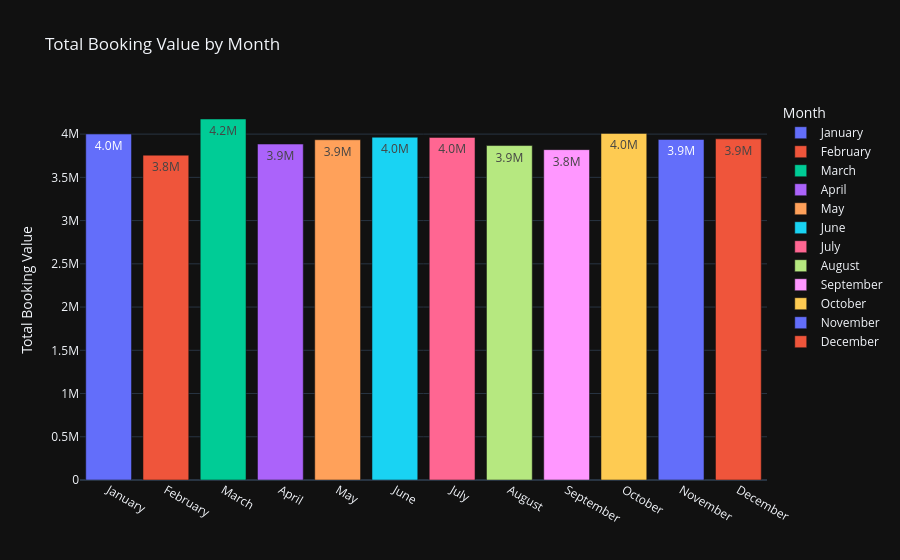

Notebook source saved alongside this figure:
### Markdown cell above
## 1- what was the revenue distribution through out the whole year?

### Code cell
completed_ride = df['Booking Status'] == 'Completed'

months_revenue = df[completed_ride].groupby('month_name', as_index=False)[['Booking Value']].sum()

months_revenue['month_name'] = pd.Categorical(
    months_revenue['month_name'],
    categories= month_order,
    ordered=True
)

months_revenue = months_revenue.sort_values('month_name')

fig = px.bar(
    months_revenue,
    x='month_name',
    y='Booking Value',
    title='Total Booking Value by Month',
    labels={
        'month_name': 'Month',
        'Booking Value': 'Total Booking Value'
    },
    text_auto='.2s',
    color='month_name',
)

fig.update_layout(
    xaxis_title=None,
    yaxis_title='Total Booking Value',
    template='plotly_dark'
)

fig.show()

### Figure 1 — Plotly figure (JSON) as saved in the notebook; plotly's stock layout.template omitted (floating-point values rounded to 4 significant figures)
{"data": [{"hovertemplate": "Month=%{x}<br>Total Booking Value=%{y}<extra></extra>", "legendgroup": "January", "marker": {"color": "#636efa", "pattern": {"shape": ""}}, "name": "January", "orientation": "v", "showlegend": true, "textposition": "auto", "texttemplate": "%{y:.2s}", "type": "bar", "x": ["January"], "xaxis": "x", "y": [4002000.0], "yaxis": "y"}, {"hovertemplate": "Month=%{x}<br>Total Booking Value=%{y}<extra></extra>", "legendgroup": "February", "marker": {"color": "#EF553B", "pattern": {"shape": ""}}, "name": "February", "orientation": "v", "showlegend": true, "textposition": "auto", "texttemplate": "%{y:.2s}", "type": "bar", "x": ["February"], "xaxis": "x", "y": [3757000.0], "yaxis": "y"}, {"hovertemplate": "Month=%{x}<br>Total Booking Value=%{y}<extra></extra>", "legendgroup": "March", "marker": {"color": "#00cc96", "pattern": {"shape": ""}}, "name": "March", "orientation": "v", "showlegend": true, "textposition": "auto", "texttemplate": "%{y:.2s}", "type": "bar", "x": ["March"], "xaxis": "x", "y": [4175000.0], "yaxis": "y"}, {"hovertemplate": "Month=%{x}<br>Total Booking Value=%{y}<extra></extra>", "legendgroup": "April", "marker": {"color": "#ab63fa", "pattern": {"shape": ""}}, "name": "April", "orientation": "v", "showlegend": true, "textposition": "auto", "texttemplate": "%{y:.2s}", "type": "bar", "x": ["April"], "xaxis": "x", "y": [3885000.0], "yaxis": "y"}, {"hovertemplate": "Month=%{x}<br>Total Booking Value=%{y}<extra></extra>", "legendgroup": "May", "marker": {"color": "#FFA15A", "pattern": {"shape": ""}}, "name": "May", "orientation": "v", "showlegend": true, "textposition": "auto", "texttemplate": "%{y:.2s}", "type": "bar", "x": ["May"], "xaxis": "x", "y": [3935000.0], "yaxis": "y"}, {"hovertemplate": "Month=%{x}<br>Total Booking Value=%{y}<extra></extra>", "legendgroup": "June", "marker": {"color": "#19d3f3", "pattern": {"shape": ""}}, "name": "June", "orientation": "v", "showlegend": true, "textposition": "auto", "texttemplate": "%{y:.2s}", "type": "bar", "x": ["June"], "xaxis": "x", "y": [3964000.0], "yaxis": "y"}, {"hovertemplate": "Month=%{x}<br>Total Booking Value=%{y}<extra></extra>", "legendgroup": "July", "marker": {"color": "#FF6692", "pattern": {"shape": ""}}, "name": "July", "orientation": "v", "showlegend": true, "textposition": "auto", "texttemplate": "%{y:.2s}", "type": "bar", "x": ["July"], "xaxis": "x", "y": [3962000.0], "yaxis": "y"}, {"hovertemplate": "Month=%{x}<br>Total Booking Value=%{y}<extra></extra>", "legendgroup": "August", "marker": {"color": "#B6E880", "pattern": {"shape": ""}}, "name": "August", "orientation": "v", "showlegend": true, "textposition": "auto", "texttemplate": "%{y:.2s}", "type": "bar", "x": ["August"], "xaxis": "x", "y": [3868000.0], "yaxis": "y"}, {"hovertemplate": "Month=%{x}<br>Total Booking Value=%{y}<extra></extra>", "legendgroup": "September", "marker": {"color": "#FF97FF", "pattern": {"shape": ""}}, "name": "September", "orientation": "v", "showlegend": true, "textposition": "auto", "texttemplate": "%{y:.2s}", "type": "bar", "x": ["September"], "xaxis": "x", "y": [3821000.0], "yaxis": "y"}, {"hovertemplate": "Month=%{x}<br>Total Booking Value=%{y}<extra></extra>", "legendgroup": "October", "marker": {"color": "#FECB52", "pattern": {"shape": ""}}, "name": "October", "orientation": "v", "showlegend": true, "textposition": "auto", "texttemplate": "%{y:.2s}", "type": "bar", "x": ["October"], "xaxis": "x", "y": [4008000.0], "yaxis": "y"}, {"hovertemplate": "Month=%{x}<br>Total Booking Value=%{y}<extra></extra>", "legendgroup": "November", "marker": {"color": "#636efa", "pattern": {"shape": ""}}, "name": "November", "orientation": "v", "showlegend": true, "textposition": "auto", "texttemplate": "%{y:.2s}", "type": "bar", "x": ["November"], "xaxis": "x", "y": [3938000.0], "yaxis": "y"}, {"hovertemplate": "Month=%{x}<br>Total Booking Value=%{y}<extra></extra>", "legendgroup": "December", "marker": {"color": "#EF553B", "pattern": {"shape": ""}}, "name": "December", "orientation": "v", "showlegend": true, "textposition": "auto", "texttemplate": "%{y:.2s}", "type": "bar", "x": ["December"], "xaxis": "x", "y": [3946000.0], "yaxis": "y"}], "layout": {"barmode": "relative", "legend": {"title": {"text": "Month"}, "tracegroupgap": 0}, "title": {"text": "Total Booking Value by Month"}, "xaxis": {"anchor": "y", "categoryarray": ["January", "February", "March", "April", "May", "June", "July", "August", "September", "October", "November", "December"], "categoryorder": "array", "domain": [0, 1], "title": {}}, "yaxis": {"anchor": "x", "domain": [0, 1], "title": {"text": "Total Booking Value"}}}}
